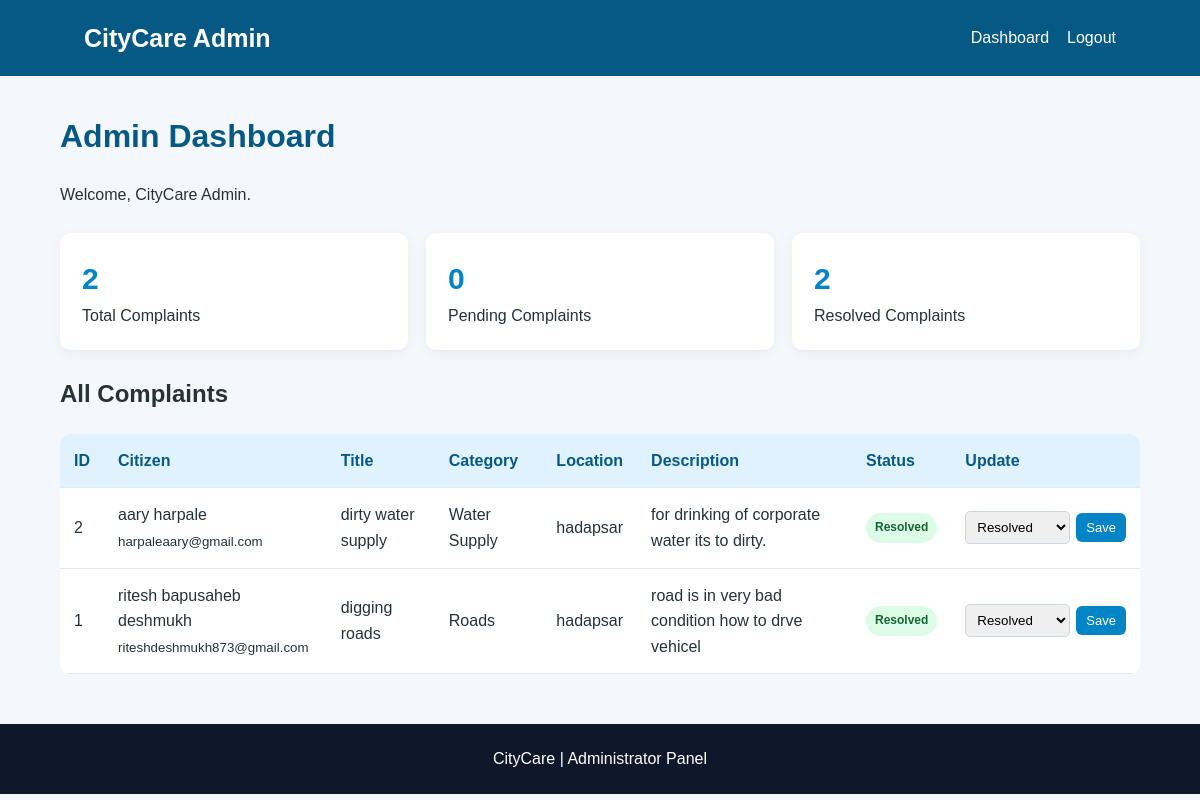
The page /admin (signed in) on the database its author committed.
### tables this page shows
CREATE TABLE complaints (
            id INTEGER PRIMARY KEY AUTOINCREMENT,
            user_id INTEGER NOT NULL,
            title TEXT NOT NULL,
            category TEXT NOT NULL,
            location TEXT NOT NULL,
            description TEXT NOT NULL,
            status TEXT NOT NULL DEFAULT 'Pending',
            created_at TIMESTAMP DEFAULT CURRENT_TIMESTAMP,
            FOREIGN KEY (user_id) REFERENCES users(id)
        );

CREATE TABLE users (
            id INTEGER PRIMARY KEY AUTOINCREMENT,
            name TEXT NOT NULL,
            email TEXT UNIQUE NOT NULL,
            password TEXT NOT NULL,
            role TEXT NOT NULL DEFAULT 'user'
        );

### app.py (the view)
@app.route("/admin")
def admin():
    if "user_id" not in session:
        return redirect(url_for("login"))
    if session.get("role") != "admin":
        flash("You are not authorized to access this page.", "error")
        return redirect(url_for("dashboard"))
    conn = get_db_connection()
    complaints = conn.execute("""
        SELECT complaints.*, users.name, users.email
        FROM complaints
        JOIN users ON complaints.user_id = users.id
        ORDER BY complaints.id DESC
    """).fetchall()
    total = conn.execute(
        "SELECT COUNT(*) FROM complaints"
    ).fetchone()[0]
    pending = conn.execute(
        "SELECT COUNT(*) FROM complaints WHERE status = 'Pending'"
    ).fetchone()[0]
    resolved = conn.execute(
        "SELECT COUNT(*) FROM complaints WHERE status = 'Resolved'"
    ).fetchone()[0]
    conn.close()
    return render_template(
        "admin.html",
        complaints=complaints,
        total=total,
        pending=pending,
        resolved=resolved
    )

### database.py (called while the page is built)
def get_db_connection():
    conn = sqlite3.connect(DATABASE)
    conn.row_factory = sqlite3.Row
    return conn

### templates/admin.html (shortened to what this page needs)
<!DOCTYPE html>
<html lang="en">
<head>
    <link rel="stylesheet"
          href="{{ url_for('static', filename='css/style.css') }}">
</head>
<body>
<nav class="navbar">
    <a href="{{ url_for('admin') }}" class="logo">CityCare Admin</a>
    <div class="nav-links">
        <a href="{{ url_for('admin') }}">Dashboard</a>
        <a href="{{ url_for('logout') }}">Logout</a>
    </div>
</nav>
<div class="container">
    <h1 class="page-title">Admin Dashboard</h1>
    <p>Welcome, {{ session.get('name', 'Administrator') }}.</p>
    <div class="stats">
        <div class="stat-card">
            <h2>{{ total }}</h2>
            <p>Total Complaints</p>
        </div>
        <div class="stat-card">
            <h2>{{ pending }}</h2>
            <p>Pending Complaints</p>
        </div>
        <div class="stat-card">
            <h2>{{ resolved }}</h2>
            <p>Resolved Complaints</p>
        </div>
    </div>
    <h2>All Complaints</h2>
    {% if complaints %}
        <div class="table-container">
            <table>
                <thead>
                    <tr>
                        <th>ID</th>
                        <th>Citizen</th>
                        <th>Title</th>
                        <th>Category</th>
                        <th>Location</th>
                        <th>Description</th>
                        <th>Status</th>
                        <th>Update</th>
                    </tr>
                </thead>
                <tbody>
                    {% for complaint in complaints %}
                    <tr>
                        <td>{{ complaint['id'] }}</td>
                        <td>
                            {{ complaint['name'] }}<br>
                            <small>{{ complaint['email'] }}</small>
                        </td>
                        <td>{{ complaint['title'] }}</td>
                        <td>{{ complaint['category'] }}</td>
                        <td>{{ complaint['location'] }}</td>
                        <td>{{ complaint['description'] }}</td>
                        <td>
                            <span class="badge {{ complaint['status'].replace(' ', '-') }}">
                                {{ complaint['status'] }}
                            </span>
                        </td>
                        <td>
                            <form class="status-form"
                                  method="POST"
                                  action="{{ url_for('update_status', complaint_id=complaint['id']) }}">
                                <select name="status" required>
                                    <option value="Resolved"
                                        {% if complaint['status'] == 'Resolved' %}selected{% endif %}>
                                        Resolved
                                    </option>
                                </select>
                                <button type="submit" class="btn btn-small">
                                    Save
                                </button>
                            </form>
                        </td>
                    </tr>
                    {% endfor %}
                </tbody>
            </table>
        </div>
    {% else %}
        <div class="card empty">
            <h3>No complaints found</h3>
            <p>Complaints submitted by users will appear here.</p>
        </div>
    {% endif %}
</div>
<footer>
    <p>CityCare | Administrator Panel</p>
</footer>
</body>
</html>

### static/css/style.css (style rules this page uses)
* { margin: 0; padding: 0; box-sizing: border-box; }
body { font-family: Arial, sans-serif; background: #f4f7fb; color: #263238; line-height: 1.6; }
.navbar { background: #075985; color: white; padding: 18px 7%; display: flex; justify-content: space-between; align-items: center; flex-wrap: wrap; gap: 12px; }
.logo { font-size: 25px; font-weight: bold; color: white; text-decoration: none; }
.nav-links { display: flex; flex-wrap: wrap; gap: 18px; }
.nav-links a { color: white; text-decoration: none; }
.container { width: 90%; max-width: 1100px; margin: 35px auto; }
.btn { display: inline-block; background: #0284c7; color: white; border: none; padding: 11px 18px; border-radius: 6px; text-decoration: none; cursor: pointer; font-size: 15px; }
.btn-small { padding: 7px 10px; font-size: 13px; }
.page-title { margin-bottom: 20px; color: #075985; }
.stats { display: grid; grid-template-columns: repeat(auto-fit, minmax(160px, 1fr)); gap: 18px; margin: 25px 0; }
.stat-card { background: white; padding: 22px; border-radius: 10px; box-shadow: 0 3px 12px #0000000d; }
.stat-card h2 { color: #0284c7; font-size: 30px; }
.table-container { overflow-x: auto; background: white; border-radius: 10px; margin-top: 20px; }
table { width: 100%; border-collapse: collapse; min-width: 650px; }
th, td { padding: 14px; text-align: left; border-bottom: 1px solid #e2e8f0; }
th { background: #e0f2fe; color: #075985; }
.badge { display: inline-block; padding: 5px 9px; border-radius: 15px; font-size: 12px; font-weight: bold; }
.Resolved { background: #dcfce7; color: #166534; }
.status-form { display: flex; gap: 6px; align-items: center; }
.status-form select { padding: 7px; border: 1px solid #cbd5e1; border-radius: 5px; }
footer { text-align: center; background: #0f172a; color: white; padding: 22px; margin-top: 50px; }

### rows shown on the page
complaints: id "2", name "aary harpale", email "harpaleaary@gmail.com", title "dirty water supply", category "Water Supply", location "hadapsar", description "for drinking of corporate water its to dirty.", status "Resolved"
complaints: id "1", name "ritesh bapusaheb deshmukh", email "riteshdeshmukh873@gmail.com", title "digging roads", category "Roads", location "hadapsar", description "road is in very bad condition how to drve vehicel", status "Resolved"

### other values the page prints
{{ session.get('name', 'Administrator') }} "CityCare Admin"
{{ total }} "2"
{{ pending }} "0"
{{ resolved }} "2"
